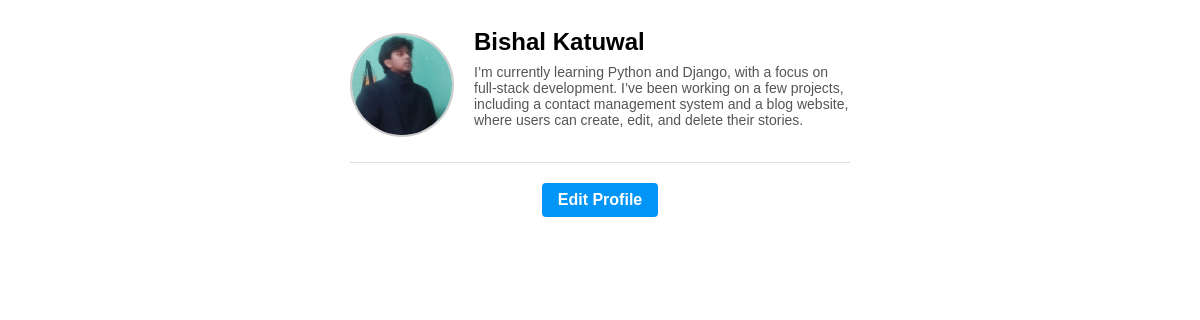
The page /members/profile/detail/ (signed in) on the database its author committed.
### member/models.py (models this page shows, shortened)
class Profile(models.Model):
    user = models.OneToOneField(User, on_delete=models.CASCADE)
    bio = models.TextField(blank=True, null=True)
    profile_pic = models.ImageField(upload_to='profile_pic/', blank=True, null=True)

### member/views.py (the view)
# urls.py: path('profile/detail/', ProfileDetailView.as_view(), name='profile_detail',),
class ProfileDetailView(DetailView):
    model = Profile
    template_name = 'profile/profile_detail.html'
    context_object_name = 'profile'
    def get_object(self, queryset=None):
        profile, created = Profile.objects.get_or_create(user=self.request.user)
        return profile

### member/templates/profile/profile_detail.html (shortened to what this page needs)
<div class="profile-container">
    <div class="profile-header">
        {% if profile.profile_pic %}
            <img class="profile-image" src="{{ profile.profile_pic.url }}" alt="Profile Picture">
        {% else %}
        <img class="profile-image" src="https://encrypted-tbn0.gstatic.com/images?q=tbn:ANd9GcTsOjD4klpAWOSKQZeP9QoKBHtIxXsDsQOpLA&s" alt="Profile Picture">
        {% endif %}
        <div class="profile-info">
            <h1 class="profile-name">{{ profile.user.first_name }} {{ profile.user.last_name }}</h1>
            <p class="profile-bio">{{ profile.bio }}</p>
        </div>
    </div>
    <div class="profile-actions">
        <a href="{% url 'profile_edit' %}" class="edit-profile-btn">Edit Profile</a>
    </div>
</div>

### member/templates/profile/profile_detail.html (style rules this page uses)
.profile-container { display: flex; flex-direction: column; align-items: center; padding: 20px; max-width: 500px; margin: 0 auto; font-family: Arial, sans-serif; }
.profile-header { display: flex; align-items: center; width: 100%; gap: 20px; padding-bottom: 20px; border-bottom: 1px solid #ddd; }
.profile-image { width: 100px; height: 100px; border-radius: 50%; object-fit: cover; border: 2px solid #ccc; }
.profile-info { flex: 1; }
.profile-name { font-size: 24px; font-weight: bold; margin: 0; }
.profile-bio { color: #555; font-size: 14px; margin-top: 8px; }
.profile-actions { width: 100%; display: flex; justify-content: center; margin-top: 20px; }
.edit-profile-btn { text-decoration: none; color: #fff; background-color: #0095f6; padding: 8px 16px; border-radius: 4px; font-weight: bold; text-align: center; }

### rows shown on the page
Profile: profile_pic (picture), user.first_name "Bishal", user.last_name "Katuwal", bio "I’m currently learning Python and Django, with a focus on full-stack development. I’ve been working on a few projects, including a contact management system and a blog website, where users can create, edit, and delete their stories."
